Frame 1 (no input): blank canvas, image omitted
Frame 60 (the mouse pressed at the canvas centre just before this capture): blank canvas, image omitted
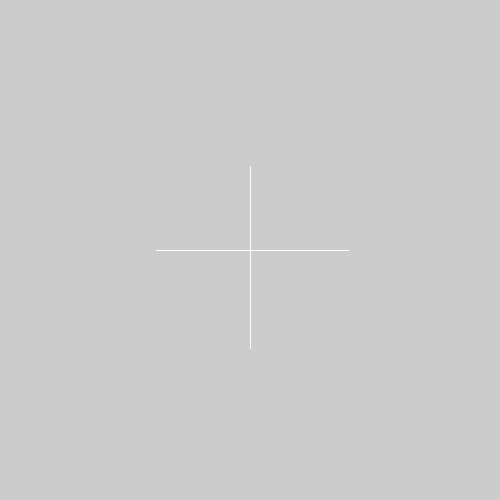
Frame 120 (the mouse held since frame 60 and released just before this capture)

The Processing sketch whose frames 1 and 60 were blank and that drew this single picture after the mouse press (run headless with seeded random() and noise(); from frame 60 on, the mouse is pressed at the canvas centre):

// Processing sketch: processing_182768
// ── processing_182768.pde

void setup() {
  size(500,500);
  smooth();
}
void draw() {
  if (mousePressed) {
      stroke(255);
    int dir = (int) (Math.random()*4 +1);
    Double linelength = Math.random() * 100 + 1;
    float xLength = linelength.floatValue();
    
    if (dir == 1) { //make line go left to right - add to x
      line(mouseX, mouseY, mouseX + xLength, mouseY);
    }
    else if (dir == 2) {//make line go down - add to Y
      line(mouseX, mouseY, mouseX, mouseY + xLength);
    }
    else if (dir == 3) {//make line go right to left - subtract from x
      line(mouseX, mouseY, mouseX - xLength, mouseY);
    }
     else if (dir == 4) {//make line go up - subtract from y
      line(mouseX, mouseY, mouseX, mouseY - xLength);
    }
  }
}
    
